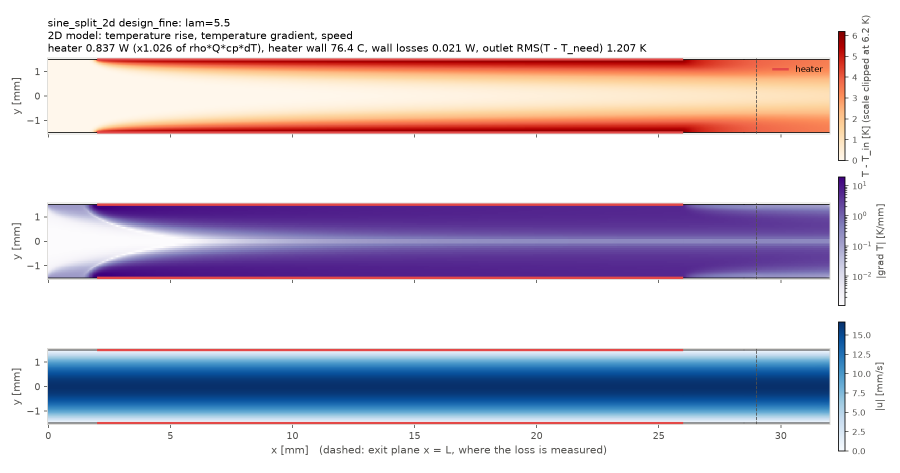
#> input picture report/figs/runs/final_u2d_straight_ref_single_maps.png, 1800 x 946 px (shown at 1/2 size)
$ python make_slide_figs.py
#> lines starting #> are read from the running program, lines starting #| are printed output that depends on the picture
"""Figures for the channel slides -> images/ch_*.png
Crops the temperature panel out of the fine-mesh field maps (title text removed).

    .venv/bin/python report/make_slide_figs.py
"""
from pathlib import Path

from PIL import Image, ImageDraw

HERE = Path(__file__).resolve().parent
SRC = HERE / "figs" / "runs"
OUT = HERE.parent / "images"
OUT.mkdir(exist_ok=True)

# name: (source, title rows to blank, bottom of the temperature panel incl. colorbar)
CROPS = {
    "ch_u2d_straight_T": ("final_u2d_straight_ref_single_maps.png", 112, 352),
    "ch_u2d_straight_win_T": ("final_u2d_straight_ref_maps.png", 112, 352),
    "ch_u2d_sine_T": ("final_u2d_sine_grid_maps.png", 152, 628),
    "ch_u2d_serp_T": ("final_u2d_serp_grid_maps.png", 152, 628),
    "ch_u2d_serp_bo_T": ("final_u2d_serp_maps.png", 129, 645),
    "ch_u3d_serp_T": ("final_u3d_serp_maps.png", 127, 642),
    "ch_b2d_ref_T": ("final_b2d_straight_ref_maps.png", 102, 648),
    "ch_b2d_straight_T": ("final_b2d_straight_maps.png", 102, 648),
    "ch_b2d_sine_T": ("final_b2d_sine_maps.png", 102, 648),
    "ch_b2d_serp_T": ("final_b2d_serp_maps.png", 102, 648),
}
for name, (src, title_end, bottom) in CROPS.items():
    im = Image.open(SRC / src).convert("RGB")
    ImageDraw.Draw(im).rectangle([0, 0, 1655, title_end], fill="white")
    # tight crop of what is left
    box = Image.eval(im.crop((0, 0, im.width, bottom)), lambda v: 255 - v).getbbox()
#> box = (23, 31, 1742, 352)
    im.crop((max(box[0] - 8, 0), max(box[1] - 8, 0), min(box[2] + 8, im.width), bottom)).save(OUT / f"{name}.png")
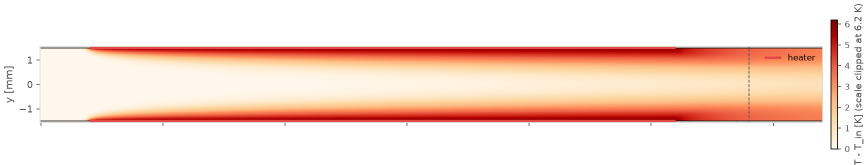
#> saved as ch_u2d_straight_T.png: PIL image 1735x329 RGB (shown at 1/2 size); mean R, G, B 248.2, 220.6, 208.7
#> pass 2 of the loop `for name, (src, title_end, bottom) in CROPS.items():`:
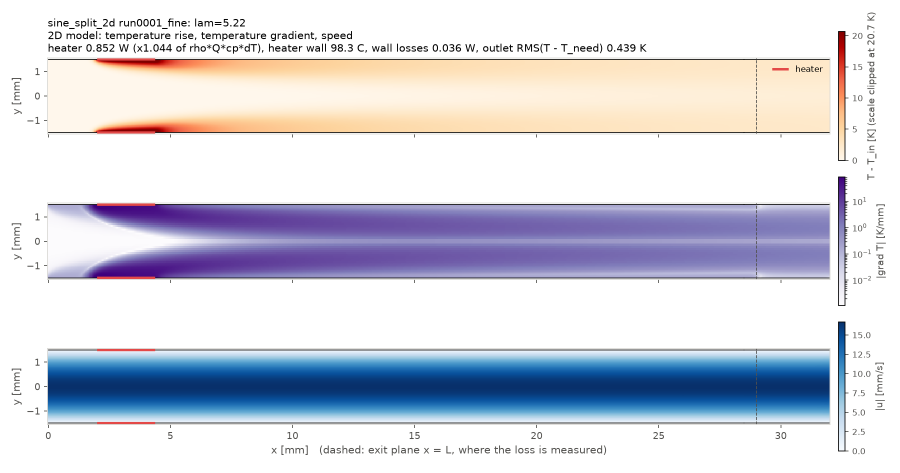
#> input picture report/figs/runs/final_u2d_straight_ref_maps.png, 1800 x 946 px (shown at 1/2 size)
#> box = (23, 25, 1753, 352)
#> `im.crop((max(box[0] - 8, 0), max(box[1] - 8, 0), min(box[2] + 8, im.wi..`:
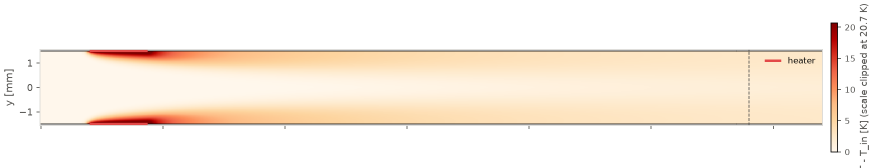
#> saved as ch_u2d_straight_win_T.png: PIL image 1746x335 RGB (shown at 1/2 size); mean R, G, B 250.6, 240.5, 229.4
#> pass 3 of the loop `for name, (src, title_end, bottom) in CROPS.items():`:
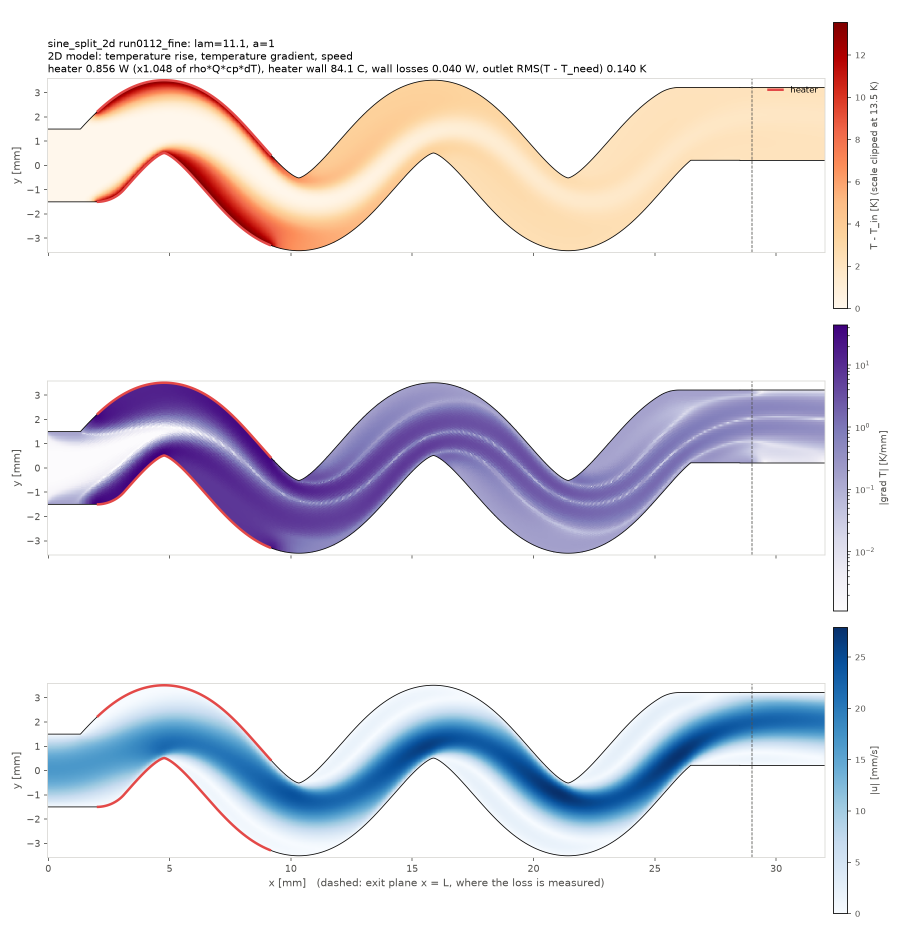
#> input picture report/figs/runs/final_u2d_sine_grid_maps.png, 1800 x 1860 px (shown at 1/2 size)
#> box = (23, 44, 1759, 624)
#> `im.crop((max(box[0] - 8, 0), max(box[1] - 8, 0), min(box[2] + 8, im.wi..`:
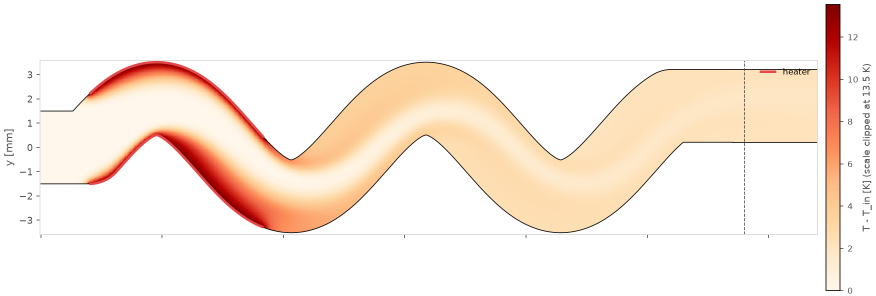
#> saved as ch_u2d_sine_T.png: PIL image 1752x592 RGB (shown at 1/2 size); mean R, G, B 251, 239, 229.5
#> (the run stopped early here; a loop or call above may not have finished)
